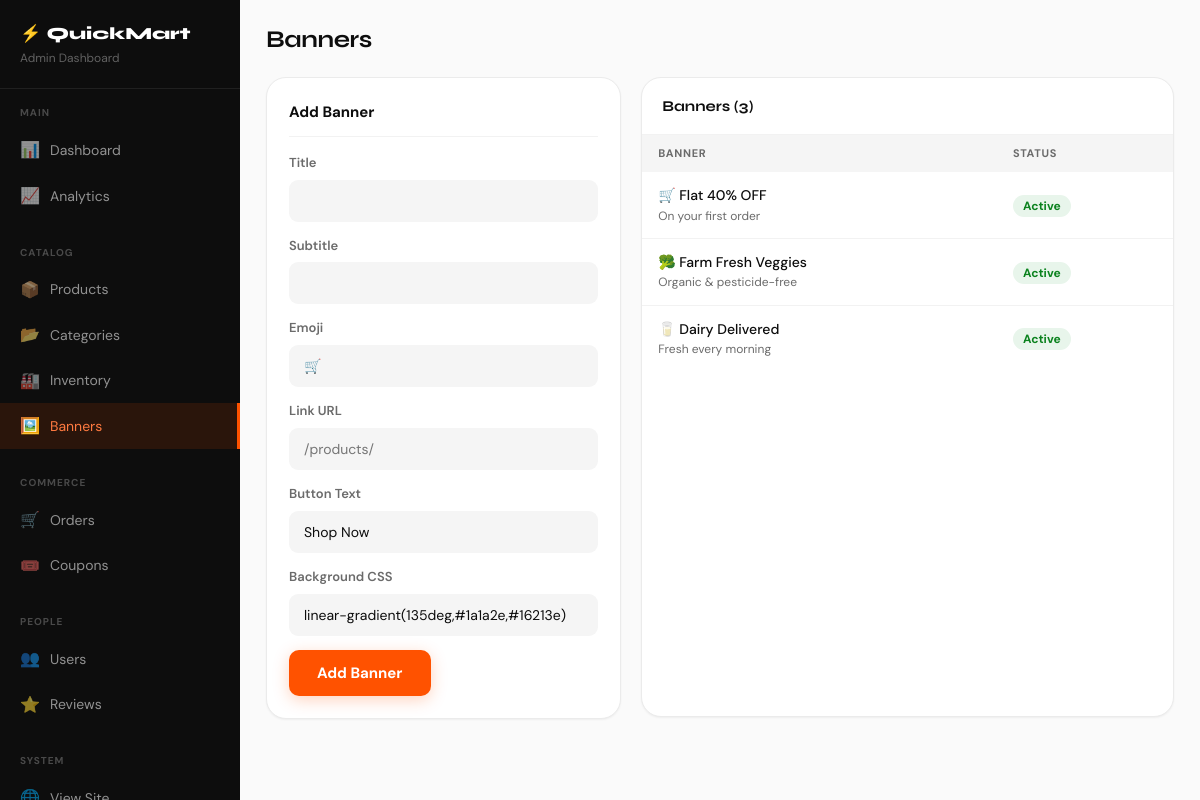
The app's page /admin-panel/banners/ (signed in) with its own data.
### store/models.py (models this page shows, shortened)
class Banner(models.Model):
    title = models.CharField(max_length=255)
    subtitle = models.CharField(max_length=500, blank=True)
    image = models.ImageField(upload_to='banners/', null=True, blank=True)
    image_url = models.URLField(blank=True)
    bg_color = models.CharField(max_length=50, default='linear-gradient(135deg,#1a1a2e,#16213e)')
    link_url = models.CharField(max_length=500, blank=True)
    button_text = models.CharField(max_length=100, default='Shop Now')
    sort_order = models.IntegerField(default=0)
    is_active = models.BooleanField(default=True)
    emoji = models.CharField(max_length=10, blank=True)
    class Meta: ordering = ['sort_order']

### admin_panel/views.py (the view, shortened to what this page needs)
# urls.py: path('banners/', views.banners_manage, name='banners'),
@admin_required
def banners_manage(request):
    banners = Banner.objects.all()
    return render(request, 'admin_panel/banners.html', {'banners': banners})

### cart/context_processors.py (called while the page is built)
def cart_context(request):
    try:
        cart = get_or_create_cart(request)
        return {'cart': cart, 'cart_count': cart.get_count()}
    except:
        return {'cart': None, 'cart_count': 0}

### cart/models.py (called while the page is built)
    def get_count(self):
        return sum(item.quantity for item in self.items.all())

### cart/views.py (called while the page is built, shortened)
def get_or_create_cart(request):
    if request.user.is_authenticated:
        cart, _ = Cart.objects.get_or_create(user=request.user)
        return cart

### store/context_processors.py (called while the page is built)
def store_context(request):
    return {
        'nav_categories': Category.objects.filter(is_active=True, parent=None).order_by('sort_order')[:8],
    }

### admin_panel/templates/admin_panel/banners.html (shortened to what this page needs)
{% extends 'admin_panel/base.html' %}
{% block content %}
<div class="admin-page-header"><h1 class="admin-page-title">Banners</h1></div>
<div style="display:grid;grid-template-columns:1fr 1.5fr;gap:20px;">
  <div class="form-section">
    <div class="form-section-title">Add Banner</div>
    <form method="POST">{% csrf_token %}
      <div class="form-group"><label class="form-label">Title</label><input type="text" name="title" class="form-input" required></div>
      <div class="form-group"><label class="form-label">Subtitle</label><input type="text" name="subtitle" class="form-input"></div>
      <div class="form-group"><label class="form-label">Emoji</label><input type="text" name="emoji" class="form-input" placeholder="🛒" maxlength="5"></div>
      <div class="form-group"><label class="form-label">Link URL</label><input type="text" name="link_url" class="form-input" placeholder="/products/"></div>
      <div class="form-group"><label class="form-label">Button Text</label><input type="text" name="button_text" class="form-input" value="Shop Now"></div>
      <div class="form-group"><label class="form-label">Background CSS</label><input type="text" name="bg_color" class="form-input" value="linear-gradient(135deg,#1a1a2e,#16213e)"></div>
      <button type="submit" class="btn-primary">Add Banner</button>
    </form>
  </div>
  <div class="admin-card">
    <div class="admin-card-header"><span class="admin-card-title">Banners ({{ banners|length }})</span></div>
    <table class="data-table">
      <thead><tr><th>Banner</th><th>Status</th></tr></thead>
      <tbody>
        {% for b in banners %}
        <tr>
          <td>
            <div style="font-weight:500;">{{ b.emoji }} {{ b.title }}</div>
            <div style="font-size:12px;color:var(--mid);">{{ b.subtitle }}</div>
          </td>
          <td><span class="{% if b.is_active %}badge-active{% else %}badge-inactive{% endif %}">{% if b.is_active %}Active{% else %}Inactive{% endif %}</span></td>
        </tr>
        {% empty %}
        <tr><td colspan="2" style="text-align:center;color:var(--mid);padding:20px;">No banners yet</td></tr>
        {% endfor %}
      </tbody>
    </table>
  </div>
</div>
{% endblock %}

### static/css/main.css (style rules this page uses)
:root { --brand: #ff5200; --brand-dark: #e64700; --brand-light: #fff3ee; --brand-mid: #ff7a40; --brand-pale: #fff8f5; --dark: #0d0d0d; --dark2: #1a1a1a; --dark3: #282828; --mid: #6b6b6b; --light: #f5f5f5; --lighter: #fafafa; --white: #ffffff; --border: #ebebeb; --border-light: #f2f2f2; --green: #0c831f; --green-light: #e8f5eb; --yellow: #f4c430; --yellow-light: #fef9e5; --red: #d83b3b; --red-light: #fdecea; --blue: #1a56db; --blue-light: #e8f0fe; --shadow-xs: 0 1px 2px rgba(0,0,0,.05); --shadow-sm: 0 2px 8px rgba(0,0,0,.07); --shadow: 0 4px 16px rgba(0,0,0,.1); --shadow-lg: 0 8px 30px rgba(0,0,0,.12); --shadow-brand: 0 4px 16px rgba(255,82,0,.25); --r: 10px; --r-lg: 14px; --r-xl: 20px; --r-2xl: 28px; }
*, *::before, *::after { box-sizing: border-box; margin: 0; padding: 0; }
html { scroll-behavior: smooth; -webkit-tap-highlight-color: transparent; }
body { background: var(--lighter); color: var(--dark); font-family: 'DM Sans', sans-serif; font-size: 15px; line-height: 1.6; overflow-x: hidden; }
h1,h2,h3,h4,h5,h6 { font-family: 'Syne', sans-serif; line-height: 1.2; }
button { cursor: pointer; font-family: inherit; border: none; outline: none; }
input, textarea, select { font-family: inherit; outline: none; border: none; }
.btn-primary { padding: 13px 28px; background: var(--brand); color: #fff; border-radius: 10px; font-size: 15px; font-weight: 700; display: inline-flex; align-items: center; gap: 8px; transition: all .2s; box-shadow: var(--shadow-brand); }
.form-input { width: 100%; padding: 11px 14px; background: var(--light); border: 1.5px solid transparent; border-radius: 9px; font-size: 14px; color: var(--dark); transition: all .2s; }
.form-group { margin-bottom: 14px; }
.form-label { display: block; font-size: 13px; font-weight: 600; color: var(--mid); margin-bottom: 6px; }
.admin-page-header { display: flex; align-items: center; justify-content: space-between; margin-bottom: 22px; flex-wrap: wrap; gap: 10px; }
.admin-page-title { font-size: 24px; font-weight: 700; letter-spacing: -.4px; }
.admin-card { background: var(--white); border-radius: var(--r-xl); box-shadow: var(--shadow-xs); overflow: hidden; margin-bottom: 20px; border: 1px solid var(--border); }
.admin-card-header { padding: 16px 20px; border-bottom: 1px solid var(--border-light); display: flex; align-items: center; justify-content: space-between; flex-wrap: wrap; gap: 8px; }
.admin-card-title { font-family: 'Syne', sans-serif; font-size: 15px; font-weight: 700; }
.data-table { width: 100%; border-collapse: collapse; }
.data-table th { padding: 10px 16px; text-align: left; font-size: 11px; font-weight: 700; color: var(--mid); text-transform: uppercase; letter-spacing: .06em; background: var(--light); }
.data-table td { padding: 12px 16px; font-size: 14px; border-bottom: 1px solid var(--border-light); }
.data-table tr:last-child td { border-bottom: none; }
.badge-active { background: var(--green-light); color: var(--green); padding: 3px 10px; border-radius: 20px; font-size: 12px; font-weight: 700; }
.form-section { background: var(--white); border-radius: var(--r-xl); padding: 22px; box-shadow: var(--shadow-xs); margin-bottom: 18px; border: 1px solid var(--border); }
.form-section-title { font-size: 15px; font-weight: 700; margin-bottom: 16px; padding-bottom: 12px; border-bottom: 1px solid var(--border-light); }

### records on screen
Banner: emoji "🛒", title "Flat 40% OFF", subtitle "On your first order", is_active "Active"
Banner: emoji "🥦", title "Farm Fresh Veggies", subtitle "Organic & pesticide-free", is_active "Active"
Banner: emoji "🥛", title "Dairy Delivered", subtitle "Fresh every morning", is_active "Active"

### other values on screen
{{ banners|length }} "3"
